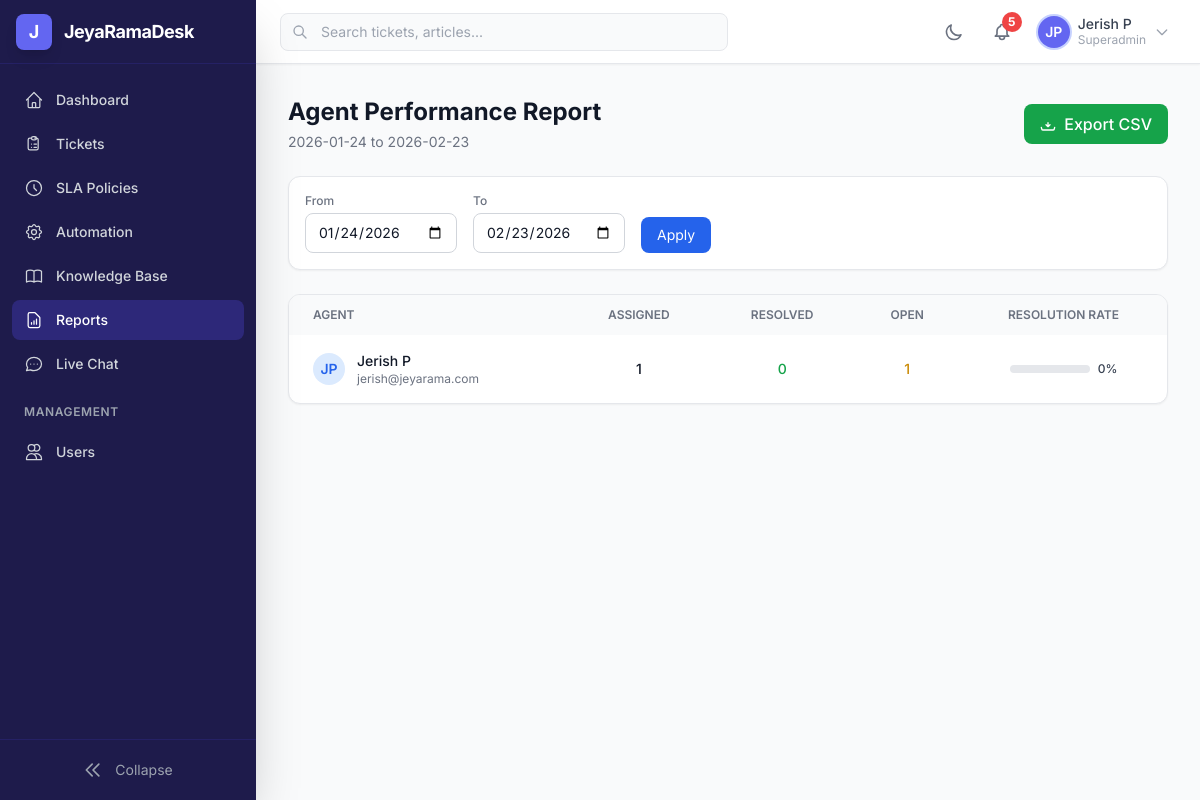
/desk/reports/agent-performance/ (signed in), run on the app's committed database.
### accounts/models.py (models this page shows, shortened)
class User(AbstractBaseUser, PermissionsMixin):
    class Role(models.TextChoices):
        SUPERADMIN = 'superadmin', 'Super Admin'
        MANAGER = 'manager', 'Manager'
        AGENT = 'agent', 'Agent'
        CUSTOMER = 'customer', 'Customer'
    id = models.UUIDField(primary_key=True, default=uuid.uuid4, editable=False)
    email = models.EmailField('Email Address', unique=True, db_index=True)
    first_name = models.CharField('First Name', max_length=150)
    last_name = models.CharField('Last Name', max_length=150)
    phone = models.CharField('Phone Number', max_length=20, blank=True, default='')
    address = models.TextField('Address', blank=True, default='')
    avatar = models.ImageField(
        'Profile Picture',
        upload_to='avatars/%Y/%m/',
        blank=True,
        null=True,
    )
    role = models.CharField(
        'Role',
        max_length=20,
        choices=Role.choices,
        default=Role.CUSTOMER,
        db_index=True,
    )
    department = models.CharField(max_length=100, blank=True, default='')
    job_title = models.CharField(max_length=100, blank=True, default='')
    is_active = models.BooleanField('Active', default=True, db_index=True)
    is_staff = models.BooleanField('Staff Status', default=False)
    is_online = models.BooleanField('Online', default=False)
    is_profile_completed = models.BooleanField('Profile Completed', default=False)
    date_joined = models.DateTimeField('Date Joined', default=timezone.now)
    last_login = models.DateTimeField('Last Login', blank=True, null=True)
    updated_at = models.DateTimeField('Updated At', auto_now=True)
    timezone_pref = models.CharField(
        'Timezone', max_length=50, default='UTC',
    )
    email_notifications = models.BooleanField(default=True)
    dark_mode = models.BooleanField(default=False)
    objects = UserManager()
    USERNAME_FIELD = 'email'
    REQUIRED_FIELDS = ['first_name', 'last_name']
    class Meta:
        db_table = 'jrd_users'
        verbose_name = 'User'
        verbose_name_plural = 'Users'
        ordering = ['-date_joined']
        indexes = [
            models.Index(fields=['role', 'is_active'], name='idx_user_role_active'),
            models.Index(fields=['email'], name='idx_user_email'),
            models.Index(fields=['date_joined'], name='idx_user_joined'),
        ]
    @property
    def full_name(self):
        return f'{self.first_name} {self.last_name}'.strip()
    @property
    def initials(self):
        return f'{self.first_name[:1]}{self.last_name[:1]}'.upper()
    @property
    def is_customer(self):
        return self.role == self.Role.CUSTOMER
    @property
    def is_staff_member(self):
        return self.role in (self.Role.SUPERADMIN, self.Role.MANAGER, self.Role.AGENT)

### reports/views.py (the view, shortened to what this page needs)
# urls.py: path('agent-performance/', views.agent_performance_report, name='agent_performance'),
@login_required
def agent_performance_report(request):
    if request.user.is_customer:
        messages.error(request, 'Access denied.')
        return redirect('dashboard:index')
    now = timezone.now()
    date_from = request.GET.get('date_from', (now - timedelta(days=30)).strftime('%Y-%m-%d'))
    date_to = request.GET.get('date_to', now.strftime('%Y-%m-%d'))
    agents = User.objects.filter(
        role__in=['agent', 'manager', 'superadmin'],
        is_active=True,
    ).annotate(
        total_assigned=Count(
            'assigned_tickets',
            filter=Q(
                assigned_tickets__created_at__date__gte=date_from,
                assigned_tickets__created_at__date__lte=date_to,
            ),
        ),
        total_resolved=Count(
            'assigned_tickets',
            filter=Q(
                assigned_tickets__status__in=['resolved', 'closed'],
                assigned_tickets__resolved_at__date__gte=date_from,
                assigned_tickets__resolved_at__date__lte=date_to,
            ),
        ),
        open_tickets=Count(
            'assigned_tickets',
            filter=Q(
                assigned_tickets__status__in=['open', 'assigned', 'in_progress'],
            ),
        ),
    ).order_by('-total_resolved')
    return render(request, 'reports/agent_performance.html', {
        'agents': agents,
        'date_from': date_from,
        'date_to': date_to,
    })

### notifications/context_processors.py (called while the page is built)
def unread_notifications_count(request):
    if request.user.is_authenticated:
        return {
            'unread_notifications_count': Notification.objects.filter(
                user=request.user,
                is_read=False,
            ).count()
        }
    return {'unread_notifications_count': 0}

### templates/reports/agent_performance.html (shortened to what this page needs)
{% extends 'base.html' %}
{% block content %}
<div class="space-y-6">
    <div class="flex flex-col sm:flex-row sm:items-center sm:justify-between gap-4">
        <div>
            <h1 class="text-2xl font-bold text-gray-900 dark:text-white">Agent Performance Report</h1>
            <p class="text-sm text-gray-500 dark:text-gray-400 mt-1">{{ date_from }} to {{ date_to }}</p>
        </div>
        <a href="?date_from={{ date_from }}&date_to={{ date_to }}&export=csv"
           class="inline-flex items-center px-4 py-2 bg-green-600 text-white font-medium rounded-lg hover:bg-green-700 transition">
            <svg class="w-4 h-4 mr-2" fill="none" stroke="currentColor" viewBox="0 0 24 24">
                <path stroke-linecap="round" stroke-linejoin="round" stroke-width="2" d="M12 10v6m0 0l-3-3m3 3l3-3M2 17l.621 2.485A2 2 0 004.561 21h14.878a2 2 0 001.94-1.515L22 17"/>
            </svg>
            Export CSV
        </a>
    </div>
    <form method="get" class="bg-white dark:bg-gray-800 rounded-xl shadow-sm border border-gray-200 dark:border-gray-700 p-4 flex flex-wrap items-end gap-4">
        <div>
            <label class="block text-xs font-medium text-gray-500 dark:text-gray-400 mb-1">From</label>
            <input type="date" name="date_from" value="{{ date_from }}"
                   class="rounded-lg border border-gray-300 dark:border-gray-600 bg-white dark:bg-gray-700 text-gray-900 dark:text-white px-3 py-2 text-sm">
        </div>
        <div>
            <label class="block text-xs font-medium text-gray-500 dark:text-gray-400 mb-1">To</label>
            <input type="date" name="date_to" value="{{ date_to }}"
                   class="rounded-lg border border-gray-300 dark:border-gray-600 bg-white dark:bg-gray-700 text-gray-900 dark:text-white px-3 py-2 text-sm">
        </div>
        <button type="submit" class="px-4 py-2 bg-blue-600 text-white text-sm rounded-lg hover:bg-blue-700 transition">Apply</button>
    </form>
    <div class="bg-white dark:bg-gray-800 rounded-xl shadow-sm border border-gray-200 dark:border-gray-700 overflow-hidden">
        <div class="overflow-x-auto">
            <table class="w-full">
                <thead class="bg-gray-50 dark:bg-gray-700/50">
                    <tr>
                        <th class="px-6 py-3 text-left text-xs font-semibold text-gray-500 dark:text-gray-400 uppercase">Agent</th>
                        <th class="px-6 py-3 text-center text-xs font-semibold text-gray-500 dark:text-gray-400 uppercase">Assigned</th>
                        <th class="px-6 py-3 text-center text-xs font-semibold text-gray-500 dark:text-gray-400 uppercase">Resolved</th>
                        <th class="px-6 py-3 text-center text-xs font-semibold text-gray-500 dark:text-gray-400 uppercase">Open</th>
                        <th class="px-6 py-3 text-center text-xs font-semibold text-gray-500 dark:text-gray-400 uppercase">Resolution Rate</th>
                    </tr>
                </thead>
                <tbody class="divide-y divide-gray-200 dark:divide-gray-700">
                    {% for agent in agents %}
                    <tr class="hover:bg-gray-50 dark:hover:bg-gray-700/30">
                        <td class="px-6 py-4">
                            <div class="flex items-center gap-3">
                                <div class="w-8 h-8 bg-blue-100 dark:bg-blue-900/30 rounded-full flex items-center justify-center text-sm font-semibold text-blue-600 dark:text-blue-400">
                                    {{ agent.initials }}
                                </div>
                                <div>
                                    <p class="font-medium text-gray-900 dark:text-white text-sm">{{ agent.full_name }}</p>
                                    <p class="text-xs text-gray-500 dark:text-gray-400">{{ agent.email }}</p>
                                </div>
                            </div>
                        </td>
                        <td class="px-6 py-4 text-center text-sm font-medium text-gray-900 dark:text-white">{{ agent.total_assigned }}</td>
                        <td class="px-6 py-4 text-center text-sm font-medium text-green-600 dark:text-green-400">{{ agent.total_resolved }}</td>
                        <td class="px-6 py-4 text-center text-sm font-medium text-yellow-600 dark:text-yellow-400">{{ agent.open_tickets }}</td>
                        <td class="px-6 py-4 text-center">
                            {% if agent.total_assigned > 0 %}
                            {% widthratio agent.total_resolved agent.total_assigned 100 as rate %}
                            <div class="flex items-center justify-center gap-2">
                                <div class="w-20 bg-gray-200 dark:bg-gray-600 rounded-full h-2">
                                </div>
                                <span class="text-xs font-medium text-gray-700 dark:text-gray-300">{{ rate }}%</span>
                            </div>
                            {% else %}
                            <span class="text-xs text-gray-400">—</span>
                            {% endif %}
                        </td>
                    </tr>
                    {% empty %}
                    <tr>
                        <td colspan="5" class="px-6 py-10 text-center text-sm text-gray-500 dark:text-gray-400">No agent data for this period.</td>
                    </tr>
                    {% endfor %}
                </tbody>
            </table>
        </div>
    </div>
</div>
{% endblock %}

### templates/includes/topbar.html (shortened to what this page needs)
<header class="h-16 bg-white dark:bg-gray-800 border-b border-gray-200 dark:border-gray-700 flex items-center px-4 md:px-6 shadow-sm z-30">
    <div class="hidden md:flex items-center flex-1 max-w-md">
        <div class="relative w-full">
            <div class="absolute inset-y-0 left-0 pl-3 flex items-center pointer-events-none">
            </div>
            <input type="text" placeholder="Search tickets, articles..."
                   class="w-full pl-10 pr-4 py-2 border border-gray-200 dark:border-gray-600 rounded-lg
                          bg-gray-50 dark:bg-gray-700 text-sm text-gray-900 dark:text-gray-100
                          focus:ring-2 focus:ring-primary-500 focus:border-transparent
                          placeholder-gray-400 transition-colors">
        </div>
    </div>
    <div class="flex items-center ml-auto space-x-3">
        <button @click="darkMode = !darkMode; localStorage.setItem('darkMode', darkMode)"
                class="p-2 rounded-lg text-gray-500 hover:bg-gray-100 dark:text-gray-400 dark:hover:bg-gray-700 transition-colors">
            <svg x-show="!darkMode" class="w-5 h-5" fill="none" stroke="currentColor" viewBox="0 0 24 24">
                <path stroke-linecap="round" stroke-linejoin="round" stroke-width="2"
                      d="M20.354 15.354A9 9 0 018.646 3.646 9.003 9.003 0 0012 21a9.003 9.003 0 008.354-5.646z"/>
            </svg>
        </button>
        <a href="{% url 'notifications:list' %}"
           class="relative p-2 rounded-lg text-gray-500 hover:bg-gray-100 dark:text-gray-400 dark:hover:bg-gray-700 transition-colors">
            {% if unread_notifications_count %}
            <span class="absolute -top-0.5 -right-0.5 w-5 h-5 bg-red-500 text-white text-xs font-bold rounded-full flex items-center justify-center">
                {{ unread_notifications_count }}
            </span>
            {% endif %}
        </a>
        <div x-data="{ profileOpen: false }" class="relative">
            <button @click="profileOpen = !profileOpen" @click.outside="profileOpen = false"
                    class="flex items-center space-x-2 p-1.5 rounded-lg hover:bg-gray-100 dark:hover:bg-gray-700 transition-colors">
                {% if user.avatar %}
                <img src="{{ user.avatar.url }}" alt="{{ user.full_name }}"
                     class="w-8 h-8 rounded-full object-cover ring-2 ring-primary-200">
                {% else %}
                <div class="w-8 h-8 rounded-full bg-primary-500 flex items-center justify-center text-white text-sm font-semibold ring-2 ring-primary-200">
                    {{ user.initials }}
                </div>
                {% endif %}
                <div class="hidden md:block text-left">
                    <p class="text-sm font-medium text-gray-700 dark:text-gray-200 leading-tight">{{ user.full_name }}</p>
                    <p class="text-xs text-gray-400 capitalize">{{ user.role }}</p>
                </div>
                <svg class="w-4 h-4 text-gray-400 hidden md:block" fill="none" stroke="currentColor" viewBox="0 0 24 24">
                    <path stroke-linecap="round" stroke-linejoin="round" stroke-width="2" d="M19 9l-7 7-7-7"/>
                </svg>
            </button>
        </div>
    </div>
</header>

### templates/base.html (style rules this page uses)
body { font-family: 'Inter', system-ui, sans-serif; }

### data on the page
User: initials "JP", full_name "Jerish P", role "Superadmin", email "jerish@jeyarama.com", total_assigned "1", total_resolved "0", open_tickets "1", rate "0"

### other printed values
{{ unread_notifications_count }} "5"
{{ date_from }} "2026-01-24"
{{ date_to }} "2026-02-23"
